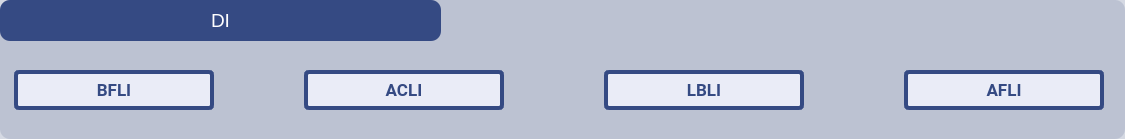
  <widget class="QGroupBox" name="groupBox_2">
   <property name="geometry">
    <rect>
     <x>137</x>
     <y>616</y>
     <width>1125</width>
     <height>139</height>
    </rect>
   </property>
   <property name="styleSheet">
    <string notr="true">background:color rgb(150,160,186,40%);
border-radius:10px;</string>
   </property>
   <property name="title">
    <string/>
   </property>
   <widget class="QPushButton" name="pbHarness_3">
    <property name="geometry">
     <rect>
      <x>0</x>
      <y>0</y>
      <width>441</width>
      <height>41</height>
     </rect>
    </property>
    <property name="font">
     <font>
      <pointsize>14</pointsize>
     </font>
    </property>
    <property name="styleSheet">
     <string notr="true">background-color: rgb(53, 74, 131); 
color: rgb(255, 255, 255);</string>
    </property>
    <property name="text">
     <string>DI</string>
    </property>
   </widget>
   <widget class="QLabel" name="lblBFLI">
    <property name="geometry">
     <rect>
      <x>14</x>
      <y>70</y>
      <width>200</width>
      <height>40</height>
     </rect>
    </property>
    <property name="font">
     <font>
      <family>Roboto</family>
      <pointsize>13</pointsize>
      <weight>75</weight>
      <bold>true</bold>
     </font>
    </property>
    <property name="styleSheet">
     <string notr="true">background:rgb(234, 236, 247);
border: 4px solid rgb(53,74, 131);
color:rgb(53,74, 131);
border-radius:5px;



</string>
    </property>
    <property name="text">
     <string>BFLI</string>
    </property>
    <property name="alignment">
     <set>Qt::AlignCenter</set>
    </property>
   </widget>
   <widget class="QLabel" name="lblACLI">
    <property name="geometry">
     <rect>
      <x>304</x>
      <y>70</y>
      <width>200</width>
      <height>40</height>
     </rect>
    </property>
    <property name="font">
     <font>
      <family>Roboto</family>
      <pointsize>13</pointsize>
      <weight>75</weight>
      <bold>true</bold>
     </font>
    </property>
    <property name="styleSheet">
     <string notr="true">background:rgb(234, 236, 247);
border: 4px solid rgb(53,74, 131);
color:rgb(53,74, 131);
border-radius:5px;



</string>
    </property>
    <property name="text">
     <string>ACLI</string>
    </property>
    <property name="alignment">
     <set>Qt::AlignCenter</set>
    </property>
   </widget>
   <widget class="QLabel" name="lblLBLI">
    <property name="geometry">
     <rect>
      <x>604</x>
      <y>70</y>
      <width>200</width>
      <height>40</height>
     </rect>
    </property>
    <property name="font">
     <font>
      <family>Roboto</family>
      <pointsize>13</pointsize>
      <weight>75</weight>
      <bold>true</bold>
     </font>
    </property>
    <property name="styleSheet">
     <string notr="true">background:rgb(234, 236, 247);
border: 4px solid rgb(53,74, 131);
color:rgb(53,74, 131);
border-radius:5px;



</string>
    </property>
    <property name="text">
     <string>LBLI</string>
    </property>
    <property name="alignment">
     <set>Qt::AlignCenter</set>
    </property>
   </widget>
   <widget class="QLabel" name="lblAFLI">
    <property name="geometry">
     <rect>
      <x>904</x>
      <y>70</y>
      <width>200</width>
      <height>40</height>
     </rect>
    </property>
    <property name="font">
     <font>
      <family>Roboto</family>
      <pointsize>13</pointsize>
      <weight>75</weight>
      <bold>true</bold>
     </font>
    </property>
    <property name="styleSheet">
     <string notr="true">background:rgb(234, 236, 247);
border: 4px solid rgb(53,74, 131);
color:rgb(53,74, 131);
border-radius:5px;



</string>
    </property>
    <property name="text">
     <string>AFLI</string>
    </property>
    <property name="alignment">
     <set>Qt::AlignCenter</set>
    </property>
   </widget>
  </widget>
